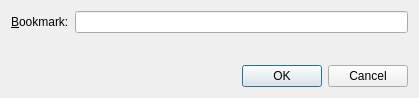
<ui version="4.0" >
 <class>AddBookmarkDialog</class>
 <widget class="QDialog" name="AddBookmarkDialog" >
  <property name="geometry" >
   <rect>
    <x>0</x>
    <y>0</y>
    <width>419</width>
    <height>98</height>
   </rect>
  </property>
  <property name="windowTitle" >
   <string>Add Bookmark</string>
  </property>
  <layout class="QVBoxLayout" name="verticalLayout" >
   <item>
    <layout class="QHBoxLayout" name="horizontalLayout" >
     <item>
      <widget class="QLabel" name="label" >
       <property name="text" >
        <string>&amp;Bookmark:</string>
       </property>
       <property name="buddy" >
        <cstring>entryLabel</cstring>
       </property>
      </widget>
     </item>
     <item>
      <widget class="QLineEdit" name="entryLabel" />
     </item>
    </layout>
   </item>
   <item>
    <spacer name="verticalSpacer" >
     <property name="orientation" >
      <enum>Qt::Vertical</enum>
     </property>
     <property name="sizeHint" stdset="0" >
      <size>
       <width>0</width>
       <height>0</height>
      </size>
     </property>
    </spacer>
   </item>
   <item>
    <widget class="QDialogButtonBox" name="buttonBox" >
     <property name="orientation" >
      <enum>Qt::Horizontal</enum>
     </property>
     <property name="standardButtons" >
      <set>QDialogButtonBox::Cancel|QDialogButtonBox::Ok</set>
     </property>
    </widget>
   </item>
  </layout>
 </widget>
 <tabstops>
  <tabstop>entryLabel</tabstop>
  <tabstop>buttonBox</tabstop>
 </tabstops>
 <resources/>
 <connections>
  <connection>
   <sender>buttonBox</sender>
   <signal>accepted()</signal>
   <receiver>AddBookmarkDialog</receiver>
   <slot>accept()</slot>
   <hints>
    <hint type="sourcelabel" >
     <x>248</x>
     <y>254</y>
    </hint>
    <hint type="destinationlabel" >
     <x>157</x>
     <y>274</y>
    </hint>
   </hints>
  </connection>
  <connection>
   <sender>buttonBox</sender>
   <signal>rejected()</signal>
   <receiver>AddBookmarkDialog</receiver>
   <slot>reject()</slot>
   <hints>
    <hint type="sourcelabel" >
     <x>316</x>
     <y>260</y>
    </hint>
    <hint type="destinationlabel" >
     <x>286</x>
     <y>274</y>
    </hint>
   </hints>
  </connection>
 </connections>
</ui>
